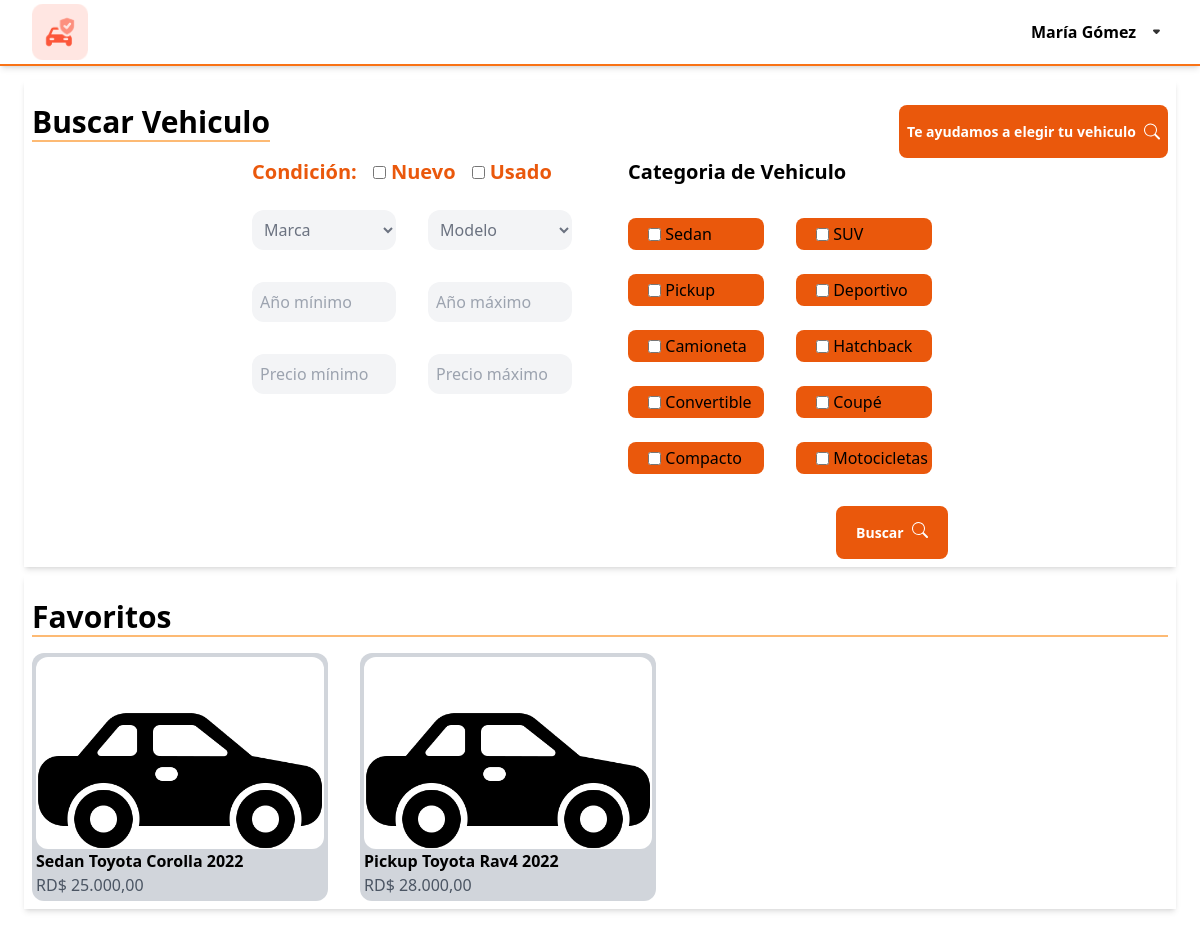
Page /pages/home.php (signed in) on the committed database.
### tables this page shows
CREATE TABLE `vehiculo_categoria` (
  `idVehiculo_Categoria` int(11) NOT NULL,
  `nombre_Categoria` varchar(45) NOT NULL
);

CREATE TABLE `favoritos` (
  `idFavorito` int(11) NOT NULL,
  `idUsuario` int(11) DEFAULT NULL,
  `idVehiculo` int(11) DEFAULT NULL
);

CREATE TABLE `vehiculos_marcas` (
  `idVehiculos_Marca` int(11) NOT NULL,
  `marca_nombre` varchar(45) NOT NULL
);

CREATE TABLE `vehiculos_modelos` (
  `idVehiculos_Modelos` int(11) NOT NULL,
  `Modelo_nombre` varchar(45) NOT NULL,
  `marca` int(11) NOT NULL
);

CREATE TABLE `vehiculos_venta` (
  `idVehiculos_Venta` int(11) NOT NULL,
  `vehiculo_matricula` varchar(10) NOT NULL,
  `precio` float NOT NULL,
  `millage` float NOT NULL,
  `fecha_adquisicion` date NOT NULL DEFAULT current_timestamp(),
  `year` varchar(45) NOT NULL,
  `vehiculo_modelo` int(11) DEFAULT NULL,
  `vehiculo_Categoria` int(11) NOT NULL,
  `nuevo` tinyint(1) NOT NULL DEFAULT 1,
  `image` varchar(100) NOT NULL,
  `puertas` varchar(20) NOT NULL,
  `motor` varchar(20) NOT NULL,
  `transmision` int(1) NOT NULL,
  `traccion` int(1) NOT NULL,
  `pasajeros` varchar(20) NOT NULL,
  `color` varchar(20) NOT NULL,
  `disponible` tinyint(1) NOT NULL,
  `tipocombustible` int(2) NOT NULL,
  `MPG` int(11) NOT NULL,
  `tipoconsumo` int(1) NOT NULL,
  `tamano_baul` int(2) NOT NULL
);

### pages/home.php (the view, shortened to what this page needs)
<?php session_start();
require("../php/connection.php");
$categoria = $mysqli->query("SELECT * FROM `vehiculo_categoria`");
$favoritos = $mysqli->query("select * from favoritos left join vehiculos_venta on favoritos.idVehiculo = vehiculos_venta.idVehiculos_Venta left JOIN vehiculos_modelos on idVehiculos_Modelos = vehiculo_modelo  join vehiculos_marcas on vehiculos_modelos.marca = vehiculos_marcas.idVehiculos_Marca join vehiculo_categoria on vehiculos_venta.vehiculo_Categoria = vehiculo_categoria.idVehiculo_Categoria");
?>
<!DOCTYPE html>
<html lang="en">
<head>
    <link href="../css/output.css" rel="stylesheet">
    <link href="../css/input.css" rel="stylesheet">
</head>
<body>
    <div class="w-screen">
        <?php include "./nav.php" ?>
        <form id="cuadro" action="../php/buscar.php" method="post" class="mt-14 p-6 ">
            <div class="p-2 shadow-md ">
                <div class="flex justify-between items-center gap-6">
                    <span class="block text-3xl font-bold my-4  border-b-2 border-orange-300 relative ">Buscar Vehiculo</span>
                    <a href="/pages/busquedaasist.php" class="self-end flex gap-2 justify-center px-2 py-4 bg-orange-600 rounded-lg text-sm leading-normal font-semibold text-white">
                            <span>Te ayudamos a elegir tu vehiculo</span>
                            <img src="../svg/search.svg" alt="">
                    </a>
                </div>
                <div class="flex justify-center gap-14">
                    <div class="flex flex-col gap-6 max-w-xs">
                        <div class="flex text-xl font-bold text-orange-600 gap-4 ">
                            Condición:
                            <label>
                                <input type="checkbox" name="condicion[]" value="1"> Nuevo
                            </label>
                            <label>
                                <input type="checkbox" name="condicion[]" value="0"> Usado
                            </label>
                        </div>
                        <div class="grid grid-cols-2 gap-8">
                            <select id="marca" onchange="updateModelo()" name="marca" placeholder="Marca">
                                <option value="" selected>Marca</option>
                            </select>
                            <select id="modelo" name="modelo" placeholder="Modelo">
                                <option value="" selected>Modelo</option>
                            </select>
                            <label>
                                <input type="number" name="anio_min" placeholder="Año mínimo">
                            </label>
                            <label>
                                <input type="number" name="anio_max" placeholder="Año máximo">
                            </label>
                            <label>
                                <input type="number" name="precio_min" placeholder="Precio mínimo">
                            </label>
                            <label>
                                <input type="number" name="precio_max" placeholder="Precio máximo">
                            </label>
                        </div>
                    </div>
                    <div class="flex flex-col gap-8">
                        <span class="text-xl font-bold">Categoria de Vehiculo</span>
                        <div class="grid grid-cols-2 gap-6 gap-x-8 h-75 pr-4 text-orange">
                            <?php
                            if ($categoria) {
                                if ($categoria->num_rows > 0) {
                                    while ($datos = $categoria->fetch_assoc()) {
                            ?>
                                        <label class="bg-orange-600 rounded-lg p-1 ps-5 flex items-center h-fit">
                                            <input type="checkbox" name="tipo[]" value="<?php echo $datos['idVehiculo_Categoria'] ?>">&nbsp;<?php echo $datos['nombre_Categoria'] ?>
                                        </label>
                            <?php
                                    }
                                }
                            } else {
                                echo "<option >Error executing the query: " . $mysqli->error . "</option>";
                            }
                            ?>
                        </div>
                        <button type="submit" class="self-end flex gap-2 justify-center w-28 py-4 bg-orange-600 rounded-lg text-sm leading-normal font-semibold text-white">
                            <span>Buscar</span>
                            <img src="../svg/search.svg" alt="">
                        </button>
                    </div>
                </div>
            </div>
            <div class="p-2 shadow-md mt-2 ">
                <span class="block text-3xl font-bold my-4 border-b-2 border-orange-300 ">Favoritos</span>
                <div class="flex overflow-x-scroll gap-8 w-full">
                    <?php
                    if ($favoritos) {
                        if ($favoritos->num_rows > 0) {
                            while ($datos = $favoritos->fetch_assoc()) {
                    ?>
                                <a href="./detalle.php?id=<?php echo $datos['idVehiculos_Venta']?>" class="h-fit bg-gray-300 hover:bg-orange-200 rounded-xl p-1">
                                    <div class="w-72 h-48 object-fill rounded-xl bg-white overflow-hidden">
                                        <img src="../pictures/<?php echo is_file("../pictures/carro_" . $datos['idVehiculos_Venta']) ? "carro_" . $datos['idVehiculos_Venta'] : "default.jpg" ?> " alt="">
                                    </div>
                                    <p class="font-bold text-black"><?php echo   $datos['nombre_Categoria'] . " " . $datos['marca_nombre'] . " " . $datos['Modelo_nombre'] . " " . $datos['year']; ?> </p>
                                    <p class="text-gray-600">RD$ <?php echo number_format($datos['precio'], 2, ',', '.'); ?></p>
                            </a>
                    <?php
                            }
                        } else {
                            echo "<div class='w-full  text-center'>
                                    <span class='text-xl font-semibold'>No hay vehiculos en favoritos.</span>
                                </div>";
                        }
                    } else {
                        echo "<tr><td colspan='5'>Error executing the query: " . $mysqli->error . "</td></tr>";
                    }
                    ?>
                </div>
            </div>
        </form>
    </div>
</body>
</html>

### css/input.css (style rules this page uses)
textarea,select,input { @apply bg-gray-100; @apply rounded-xl; @apply p-2; @apply text-gray-500; @apply custom-number-input; }
textarea,select,input:not([type="checkbox"],[type="radio"]) { @apply outline-none; @apply w-full; }
a,button { @apply hover:bg-orange-700; }

### rows in the picture
vehiculo_categoria: nombre_Categoria "Sedan"
vehiculo_categoria: nombre_Categoria "SUV"
vehiculo_categoria: nombre_Categoria "Pickup"
vehiculo_categoria: nombre_Categoria "Deportivo"
vehiculo_categoria: nombre_Categoria "Camioneta"
vehiculo_categoria: nombre_Categoria "Hatchback"
vehiculo_categoria: nombre_Categoria "Convertible"
vehiculo_categoria: nombre_Categoria "Coupé"
vehiculo_categoria: nombre_Categoria "Compacto"
vehiculo_categoria: nombre_Categoria "Motocicletas"
favoritos: vehiculo_categoria.nombre_Categoria "Sedan", vehiculos_marcas.marca_nombre "Toyota", vehiculos_modelos.Modelo_nombre "Corolla", idVehiculo.year "2022", idVehiculo.precio "25.000,00"
favoritos: vehiculo_categoria.nombre_Categoria "Pickup", vehiculos_marcas.marca_nombre "Toyota", vehiculos_modelos.Modelo_nombre "Rav4", idVehiculo.year "2022", idVehiculo.precio "28.000,00"

### other values in the picture
$nombre "María"
$apellido "Gómez"
